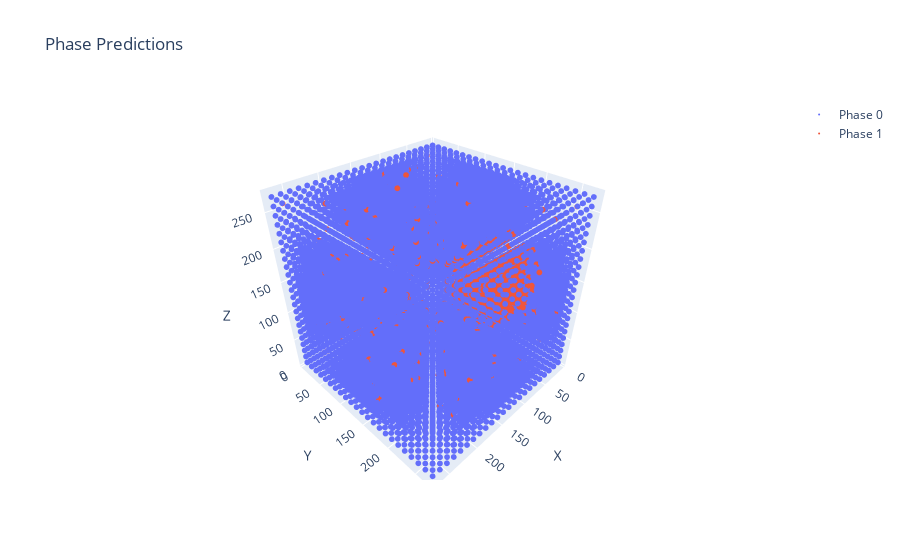

This figure's notebook cell:
### Code cell
visualize_predictions(prediction)

### Figure 1 — Plotly figure (JSON) as saved in the notebook; plotly's stock layout.template omitted (floating-point values rounded to 4 significant figures; data arrays with more than 128 entries replaced by an {"elided": "..."} marker saying what was removed)
{"data": [{"marker": {"size": 2}, "mode": "markers", "name": "Phase 0", "type": "scatter3d", "x": {"elided": "11592 float values"}, "y": {"elided": "11592 float values"}, "z": {"elided": "11592 float values"}}, {"marker": {"size": 2}, "mode": "markers", "name": "Phase 1", "type": "scatter3d", "x": {"elided": "575 float values"}, "y": {"elided": "575 float values"}, "z": {"elided": "575 float values"}}], "layout": {"scene": {"xaxis": {"title": {"text": "X"}}, "yaxis": {"title": {"text": "Y"}}, "zaxis": {"title": {"text": "Z"}}}, "title": {"text": "Phase Predictions"}}}
